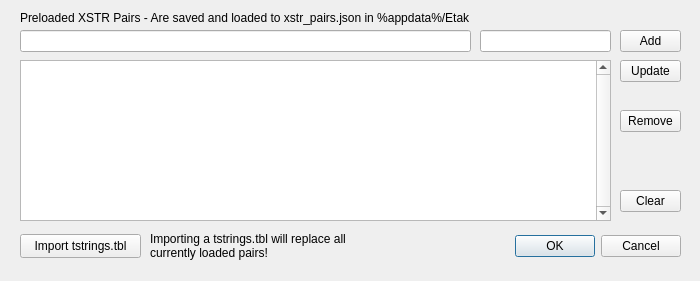
<?xml version="1.0" encoding="UTF-8"?>
<ui version="4.0">
 <class>PreloadPairsDialog</class>
 <widget class="QDialog" name="PreloadPairsDialog">
  <property name="geometry">
   <rect>
    <x>0</x>
    <y>0</y>
    <width>700</width>
    <height>281</height>
   </rect>
  </property>
  <property name="windowTitle">
   <string>Preload XSTR Pairs</string>
  </property>
  <widget class="QWidget" name="layoutWidget">
   <property name="geometry">
    <rect>
     <x>360</x>
     <y>230</y>
     <width>321</width>
     <height>33</height>
    </rect>
   </property>
   <layout class="QHBoxLayout">
    <property name="spacing">
     <number>6</number>
    </property>
    <property name="leftMargin">
     <number>0</number>
    </property>
    <property name="topMargin">
     <number>0</number>
    </property>
    <property name="rightMargin">
     <number>0</number>
    </property>
    <property name="bottomMargin">
     <number>0</number>
    </property>
    <item>
     <spacer>
      <property name="orientation">
       <enum>Qt::Horizontal</enum>
      </property>
      <property name="sizeHint" stdset="0">
       <size>
        <width>131</width>
        <height>31</height>
       </size>
      </property>
     </spacer>
    </item>
    <item>
     <widget class="QPushButton" name="okButton">
      <property name="text">
       <string>OK</string>
      </property>
     </widget>
    </item>
    <item>
     <widget class="QPushButton" name="cancelButton">
      <property name="text">
       <string>Cancel</string>
      </property>
     </widget>
    </item>
   </layout>
  </widget>
  <widget class="QLineEdit" name="preload_text_line_edit">
   <property name="geometry">
    <rect>
     <x>20</x>
     <y>30</y>
     <width>451</width>
     <height>22</height>
    </rect>
   </property>
   <property name="maxLength">
    <number>32767</number>
   </property>
  </widget>
  <widget class="QPushButton" name="preload_remove_button">
   <property name="geometry">
    <rect>
     <x>620</x>
     <y>110</y>
     <width>61</width>
     <height>22</height>
    </rect>
   </property>
   <property name="text">
    <string>Remove</string>
   </property>
  </widget>
  <widget class="QPushButton" name="preload_add_button">
   <property name="geometry">
    <rect>
     <x>620</x>
     <y>30</y>
     <width>61</width>
     <height>22</height>
    </rect>
   </property>
   <property name="text">
    <string>Add</string>
   </property>
  </widget>
  <widget class="QPushButton" name="preload_update_button">
   <property name="geometry">
    <rect>
     <x>620</x>
     <y>60</y>
     <width>61</width>
     <height>22</height>
    </rect>
   </property>
   <property name="text">
    <string>Update</string>
   </property>
  </widget>
  <widget class="QLabel" name="preload_label">
   <property name="geometry">
    <rect>
     <x>20</x>
     <y>10</y>
     <width>591</width>
     <height>16</height>
    </rect>
   </property>
   <property name="text">
    <string>Preloaded XSTR Pairs - Are saved and loaded to xstr_pairs.json in %appdata%/Etak</string>
   </property>
  </widget>
  <widget class="QTableWidget" name="preload_table_widget">
   <property name="geometry">
    <rect>
     <x>20</x>
     <y>60</y>
     <width>591</width>
     <height>161</height>
    </rect>
   </property>
   <property name="verticalScrollBarPolicy">
    <enum>Qt::ScrollBarAlwaysOn</enum>
   </property>
   <property name="horizontalScrollBarPolicy">
    <enum>Qt::ScrollBarAlwaysOff</enum>
   </property>
   <property name="autoScroll">
    <bool>false</bool>
   </property>
   <property name="columnCount">
    <number>2</number>
   </property>
   <attribute name="horizontalHeaderVisible">
    <bool>false</bool>
   </attribute>
   <attribute name="horizontalHeaderMinimumSectionSize">
    <number>15</number>
   </attribute>
   <attribute name="horizontalHeaderDefaultSectionSize">
    <number>298</number>
   </attribute>
   <attribute name="verticalHeaderVisible">
    <bool>false</bool>
   </attribute>
   <attribute name="verticalHeaderMinimumSectionSize">
    <number>22</number>
   </attribute>
   <attribute name="verticalHeaderDefaultSectionSize">
    <number>22</number>
   </attribute>
   <column/>
   <column/>
  </widget>
  <widget class="QLineEdit" name="preload_id_line_edit">
   <property name="geometry">
    <rect>
     <x>480</x>
     <y>30</y>
     <width>131</width>
     <height>22</height>
    </rect>
   </property>
   <property name="maxLength">
    <number>32767</number>
   </property>
  </widget>
  <widget class="QPushButton" name="preload_clear_button">
   <property name="geometry">
    <rect>
     <x>620</x>
     <y>190</y>
     <width>61</width>
     <height>22</height>
    </rect>
   </property>
   <property name="text">
    <string>Clear</string>
   </property>
  </widget>
  <widget class="QPushButton" name="preload_import_button">
   <property name="geometry">
    <rect>
     <x>20</x>
     <y>234</y>
     <width>121</width>
     <height>24</height>
    </rect>
   </property>
   <property name="text">
    <string>Import tstrings.tbl</string>
   </property>
  </widget>
  <widget class="QLabel" name="import_label">
   <property name="geometry">
    <rect>
     <x>150</x>
     <y>230</y>
     <width>211</width>
     <height>31</height>
    </rect>
   </property>
   <property name="text">
    <string>Importing a tstrings.tbl will replace all currently loaded pairs!</string>
   </property>
   <property name="wordWrap">
    <bool>true</bool>
   </property>
  </widget>
 </widget>
 <resources/>
 <connections>
  <connection>
   <sender>okButton</sender>
   <signal>clicked()</signal>
   <receiver>PreloadPairsDialog</receiver>
   <slot>accept()</slot>
   <hints>
    <hint type="sourcelabel">
     <x>411</x>
     <y>266</y>
    </hint>
    <hint type="destinationlabel">
     <x>274</x>
     <y>149</y>
    </hint>
   </hints>
  </connection>
  <connection>
   <sender>cancelButton</sender>
   <signal>clicked()</signal>
   <receiver>PreloadPairsDialog</receiver>
   <slot>reject()</slot>
   <hints>
    <hint type="sourcelabel">
     <x>492</x>
     <y>266</y>
    </hint>
    <hint type="destinationlabel">
     <x>274</x>
     <y>149</y>
    </hint>
   </hints>
  </connection>
 </connections>
</ui>
